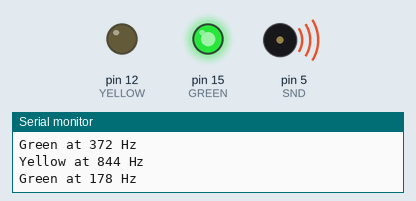
Recording of a sketch running on a simulated Arduino Uno, built with avr-gcc and run on an emulated ATmega328P. Parts: output pins drawn as LEDs (lit = HIGH), buzzer (waves = sounding), the last lines printed to the serial monitor. Random numbers use the default seed unless the sketch sets one; pins used as bus, display or sensor lines are not drawn.

Above: at 1.3 s.
At 7.2 s:
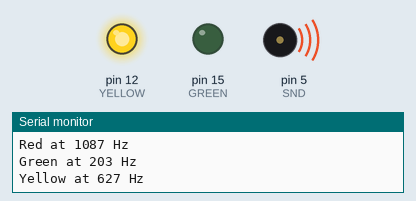
At 16.9 s:
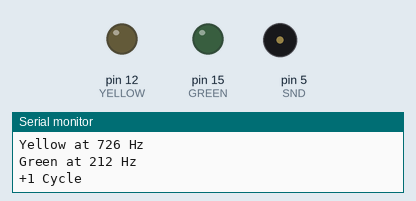
At 39.4 s:
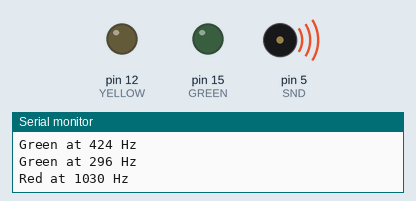
Timing chart, 0 to 40.0 s (numbered marks = the images above):
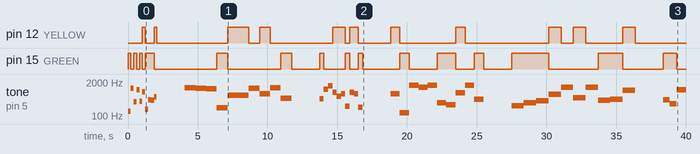

The sketch:

randomtonesleds.ino
```cpp
// Random Tones Generator with LEDs
// the "infinite monkey theorem" comes to mind

int randDelay;
int toneOne, toneTwo, toneThree, toneFour, toneFive;
int toneSix, toneSeven, toneEight, toneNine, toneTen;
int cycle;

int RED = 0, GREEN = 15, YELLOW = 12; // LED pins
int SND = 5; // Speaker or Buzzer pin

void setup() {
  pinMode(SND, OUTPUT);
  pinMode(RED, OUTPUT);
  pinMode(GREEN, OUTPUT);
  pinMode(YELLOW, OUTPUT);

  cycle = 0; // achieved count of cycles
}

void loop() {
  Serial.begin(9600);

  randDelay = random(200, 1000);

  toneOne = random(100, 1500);
  toneTwo = random(100, 1500);
  toneThree = random(100, 1500);
  toneFour = random(100, 1500);
  toneFive = random(100, 1500);
  toneSix = random(100, 1500);
  toneSeven = random(100, 1500);
  toneEight = random(100, 1500);
  toneNine = random(100, 1500);
  toneTen = random(100, 1500);

  // nth of Cycle
  Serial.print(cycle);
  Serial.println(" Cycle(s) Completed.\n");

  Serial.print("Delay: ");
  Serial.println(randDelay);

  // Conditions - First
  tone(SND, toneOne);
  if (toneOne <= 500) {
    digitalWrite(GREEN, HIGH);
    Serial.print("Green at ");
  }
  else if (toneOne >= 500 && toneOne <= 1000) {
    digitalWrite(YELLOW, HIGH);
    Serial.print("Yellow at ");
  }
  else if (toneOne >= 1000 && toneOne <= 1500) {
    digitalWrite(RED, HIGH);
    Serial.print("Red at ");
  }

  Serial.print(toneOne);
  Serial.println(" Hz");
  delay(randDelay);

  // Pin RGY Low - First
  digitalWrite(GREEN, LOW);
  digitalWrite(YELLOW, LOW);
  digitalWrite(RED, LOW);

  // Conditions - Second
  tone(SND, toneTwo);
  if (toneTwo <= 500) {
    digitalWrite(GREEN, HIGH);
    Serial.print("Green at ");
  }
  else if (toneTwo >= 500 && toneTwo <= 1000) {
    digitalWrite(YELLOW, HIGH);
    Serial.print("Yellow at ");
  }
  else if (toneTwo >= 1000 && toneTwo <= 1500) {
    digitalWrite(RED, HIGH);
    Serial.print("Red at ");
  }

  Serial.print(toneTwo);
  Serial.println(" Hz");
  delay(randDelay);

  // Pin RGY Low - Second
  digitalWrite(GREEN, LOW);
  digitalWrite(YELLOW, LOW);
  digitalWrite(RED, LOW);

  // Conditions - Third
  tone(SND, toneThree);
  if (toneThree <= 500) {
    digitalWrite(GREEN, HIGH);
    Serial.print("Green at ");
  }
  else if (toneThree >= 500 && toneThree <= 1000) {
    digitalWrite(YELLOW, HIGH);
    Serial.print("Yellow at ");
  }
  else if (toneThree >= 1000 && toneThree <= 1500) {
    digitalWrite(RED, HIGH);
    Serial.print("Red at ");
  }

  Serial.print(toneThree);
  Serial.println(" Hz");
  delay(randDelay);

  // Pin RGY Low - Third
  digitalWrite(GREEN, LOW);
  digitalWrite(YELLOW, LOW);
  digitalWrite(RED, LOW);

  // Conditions - Fourth
  tone(SND, toneFour);
  if (toneFour <= 500) {
    digitalWrite(GREEN, HIGH);
    Serial.print("Green at ");
  }
  else if (toneFour >= 500 && toneFour <= 1000) {
    digitalWrite(YELLOW, HIGH);
    Serial.print("Yellow at ");
  }
  else if (toneFour >= 1000 && toneFour <= 1500) {
    digitalWrite(RED, HIGH);
    Serial.print("Red at ");
  }

  Serial.print(toneFour);
  Serial.println(" Hz");
  delay(randDelay);

  // Pin RGY Low - Fourth
  digitalWrite(GREEN, LOW);
  digitalWrite(YELLOW, LOW);
  digitalWrite(RED, LOW);

  // Conditions - Fifth
  tone(SND, toneFive);
  if (toneFive <= 500) {
    digitalWrite(GREEN, HIGH);
    Serial.print("Green at ");
  }
  else if (toneFive >= 500 && toneFive <= 1000) {
    digitalWrite(YELLOW, HIGH);
    Serial.print("Yellow at ");
  }
  else if (toneFive >= 1000 && toneFive <= 1500) {
    digitalWrite(RED, HIGH);
    Serial.print("Red at ");
  }

  Serial.print(toneFive);
  Serial.println(" Hz");
  delay(randDelay);

  // Pin RGY Low - Fifth
  digitalWrite(GREEN, LOW);
  digitalWrite(YELLOW, LOW);
  digitalWrite(RED, LOW);

  // Conditions - Sixth
  tone(SND, toneSix);
  if (toneSix <= 500) {
    digitalWrite(GREEN, HIGH);
    Serial.print("Green at ");
  }
  else if (toneSix >= 500 && toneSix <= 1000) {
    digitalWrite(YELLOW, HIGH);
    Serial.print("Yellow at ");
  }
  else if (toneSix >= 1000 && toneSix <= 1500) {
    digitalWrite(RED, HIGH);
    Serial.print("Red at ");
  }

  Serial.print(toneSix);
  Serial.println(" Hz");
  delay(randDelay);

  // Pin RGY Low - Sixth
  digitalWrite(GREEN, LOW);
  digitalWrite(YELLOW, LOW);
  digitalWrite(RED, LOW);

  // Conditions - Seventh
  tone(SND, toneSeven);
  if (toneSeven <= 500) {
    digitalWrite(GREEN, HIGH);
    Serial.print("Green at ");
  }
  else if (toneSeven >= 500 && toneSeven <= 1000) {
    digitalWrite(YELLOW, HIGH);
    Serial.print("Yellow at ");
  }
  else if (toneSeven >= 1000 && toneSeven <= 1500) {
    digitalWrite(RED, HIGH);
    Serial.print("Red at ");
  }

  Serial.print(toneSeven);
  Serial.println(" Hz");
  delay(randDelay);

  // Pin RGY Low - Seventh
  digitalWrite(GREEN, LOW);
  digitalWrite(YELLOW, LOW);
  digitalWrite(RED, LOW);

  // Conditions - Eighth
  tone(SND, toneEight);
  if (toneEight <= 500) {
    digitalWrite(GREEN, HIGH);
    Serial.print("Green at ");
  }
  else if (toneEight >= 500 && toneEight <= 1000) {
    digitalWrite(YELLOW, HIGH);
    Serial.print("Yellow at ");
  }
  else if (toneEight >= 1000 && toneEight <= 1500) {
    digitalWrite(RED, HIGH);
    Serial.print("Red at ");
  }

  Serial.print(toneEight);
  Serial.println(" Hz");
  delay(randDelay);

  // Pin RGY Low - Eighth
  digitalWrite(GREEN, LOW);
  digitalWrite(YELLOW, LOW);
  digitalWrite(RED, LOW);

  // Conditions - Ninth
  tone(SND, toneNine);
  if (toneNine <= 500) {
    digitalWrite(GREEN, HIGH);
    Serial.print("Green at ");
  }
  else if (toneNine >= 500 && toneNine <= 1000) {
    digitalWrite(YELLOW, HIGH);
    Serial.print("Yellow at ");
  }
  else if (toneNine >= 1000 && toneNine <= 1500) {
    digitalWrite(RED, HIGH);
    Serial.print("Red at ");
  }

  Serial.print(toneNine);
  Serial.println(" Hz");
  delay(randDelay);

  // Pin RGY Low - Ninth
  digitalWrite(GREEN, LOW);
  digitalWrite(YELLOW, LOW);
  digitalWrite(RED, LOW);

  // Conditions - Tenth
  tone(SND, toneTen);
  if (toneTen <= 500) {
    digitalWrite(GREEN, HIGH);
    Serial.print("Green at ");
  }
  else if (toneTen >= 500 && toneTen <= 1000) {
    digitalWrite(YELLOW, HIGH);
    Serial.print("Yellow at ");
  }
  else if (toneTen >= 1000 && toneTen <= 1500) {
    digitalWrite(RED, HIGH);
    Serial.print("Red at ");
  }

  Serial.print(toneTen);
  Serial.println(" Hz");

  // Suppress All
  delay(randDelay);

  digitalWrite(GREEN, LOW);
  digitalWrite(YELLOW, LOW);
  digitalWrite(RED, LOW);
  noTone(SND);

  Serial.println("\n+1 Cycle");
  cycle++;

  delay(2000);

}
```

Measured:
- by itself, pin 12 (YELLOW): LOW → HIGH at 1.0 s, → LOW 0.21 s later, → HIGH 0.62 s later, → LOW 0.21 s later, … (22 changes in this stretch)
- by itself, pin 15 (GREEN): LOW → HIGH at 0.00 s, → LOW 0.21 s later, → HIGH 0.21 s later, → LOW 0.21 s later, … (30 changes in this stretch)
- by itself, tone on pin 5 (SND): plays 149 Hz for 0.21 s, 1173 Hz for 0.21 s, 358 Hz for 0.21 s, 1030 Hz for 0.21 s, 372 Hz for 0.21 s, 844 Hz for 0.21 s … (54 notes in this stretch)
